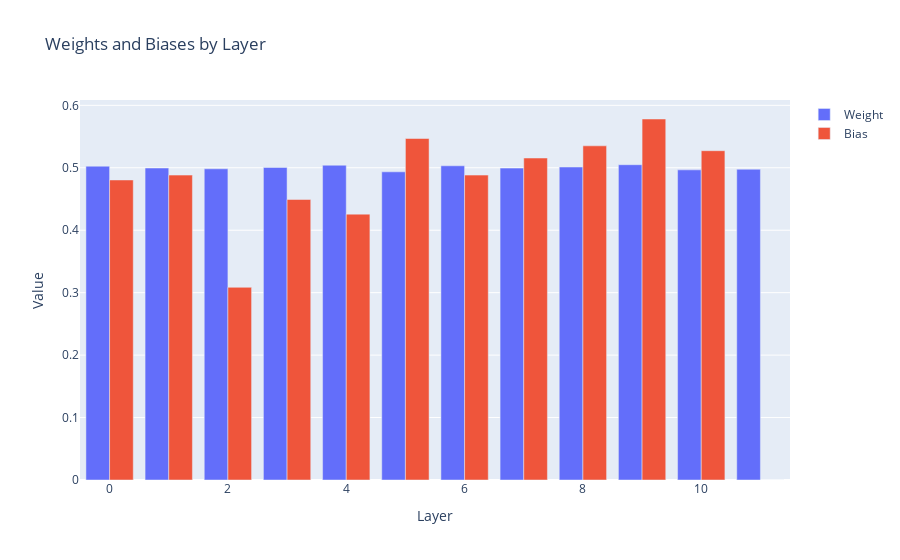

The code cell stored with this chart in its notebook:
### Code cell
# Create the figure
fig = go.Figure()

# Add the Weight bars
fig.add_trace(go.Bar(
    x=data_dict["Layer"],
    y=data_dict["Weight"],
    name="Weight"
))

# Add the Bias bars
fig.add_trace(go.Bar(
    x=data_dict["Layer"],
    y=data_dict["Bias"],
    name="Bias"
))

# Customize the layout
fig.update_layout(
    title="Weights and Biases by Layer",
    xaxis_title="Layer",
    yaxis_title="Value",
    barmode="group"
)

# Show the figure
fig.show()

### Figure 1 — Plotly figure (JSON) as saved in the notebook; plotly's stock layout.template omitted (floating-point values rounded to 4 significant figures)
{"data": [{"name": "Weight", "type": "bar", "x": [0, 1, 2, 3, 4, 5, 6, 7, 8, 9, 10, 11], "y": [0.5026, 0.4996, 0.4984, 0.5005, 0.5041, 0.4935, 0.5032, 0.4995, 0.5012, 0.5049, 0.4967, 0.4977]}, {"name": "Bias", "type": "bar", "x": [0, 1, 2, 3, 4, 5, 6, 7, 8, 9, 10, 11], "y": [0.4805, 0.4883, 0.3086, 0.4492, 0.4258, 0.5469, 0.4883, 0.5156, 0.5352, 0.5781, 0.5273, 0]}], "layout": {"barmode": "group", "title": {"text": "Weights and Biases by Layer"}, "xaxis": {"title": {"text": "Layer"}}, "yaxis": {"title": {"text": "Value"}}}}
